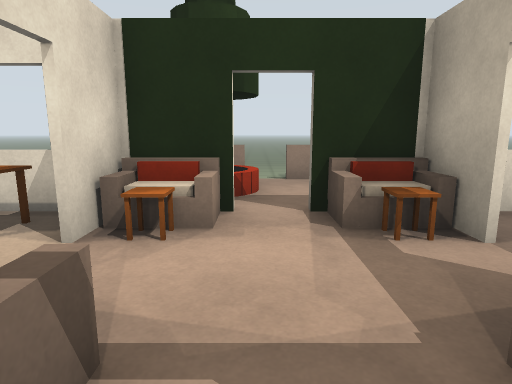
view 1 (above)

19 first-person views from a walk through a world built for the Gazebo simulator. The camera is 1.2 m above the floor, tilts 10° down and sees 75° across. The floor is counted in squares, 1 m on a side. Each view is taken from the middle of a square. On the plan, view 1 faces up. The plan holds only what a view shows up to about 14 squares ahead; the rest is blank. Some stock models are drawn as simple stand-ins.

view 2
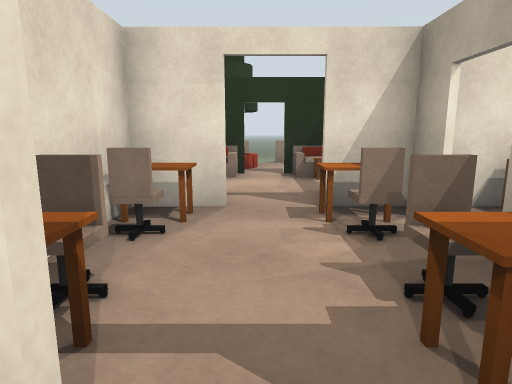

view 3
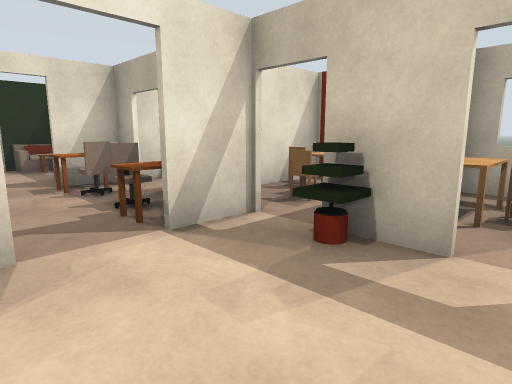

view 4
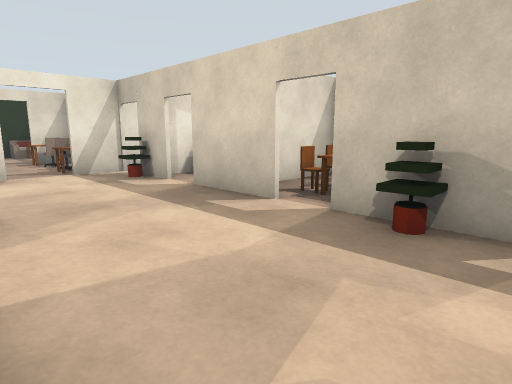

view 5
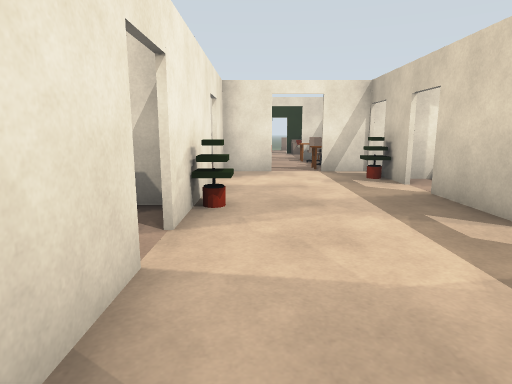

view 6
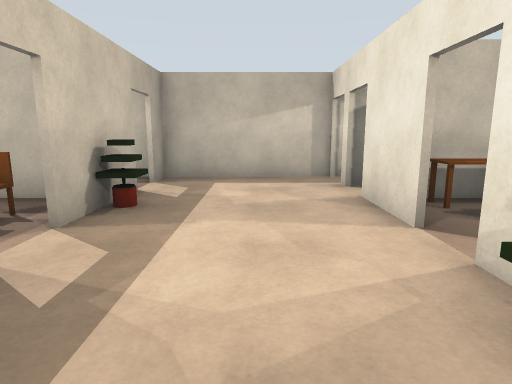

view 7
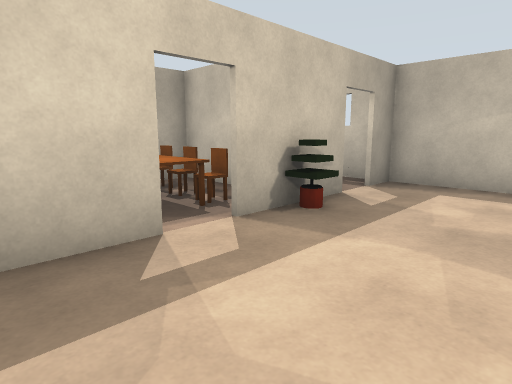

view 8
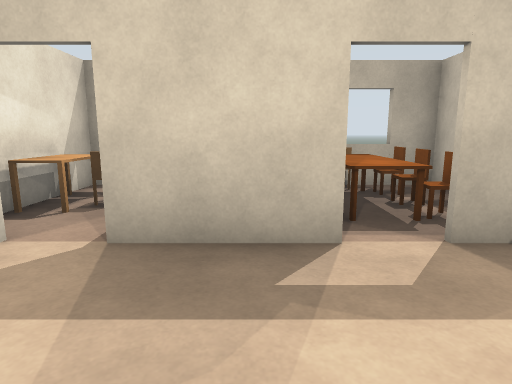

view 9
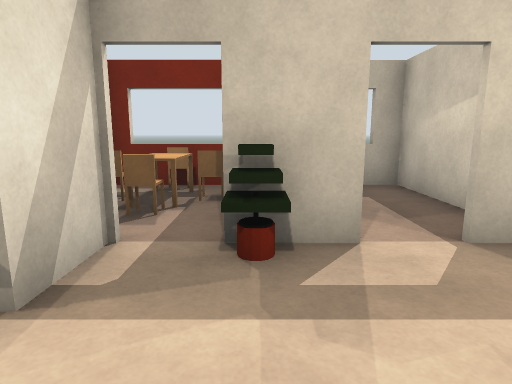

view 10
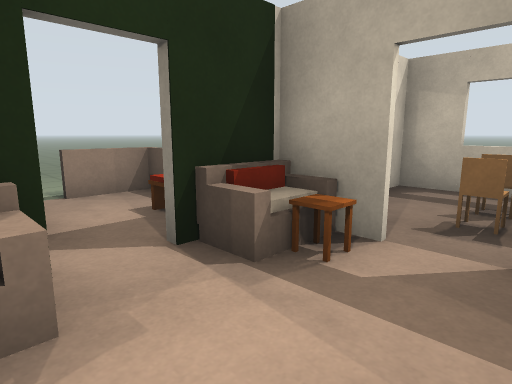

view 11
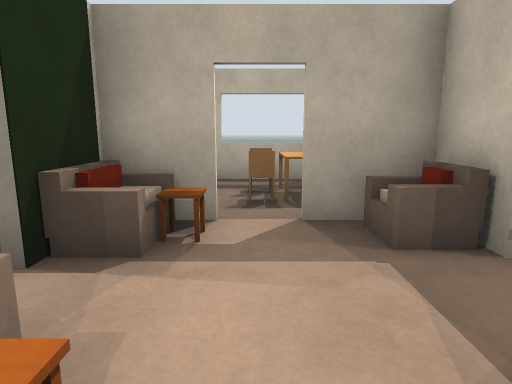

view 12
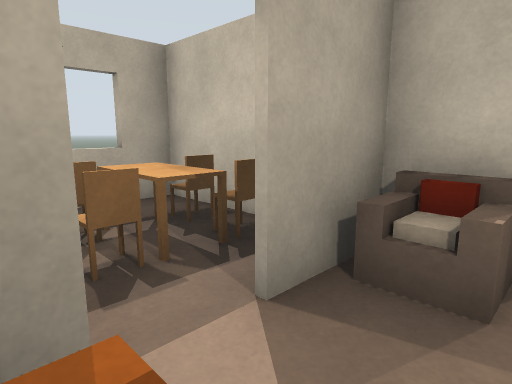

view 13
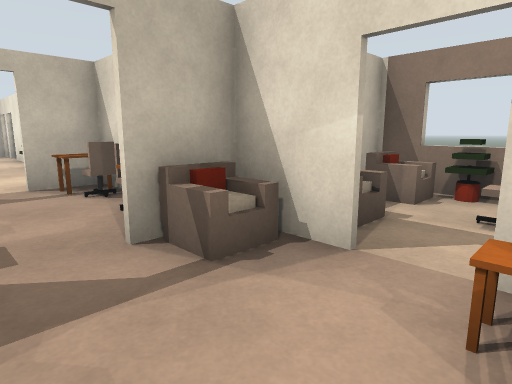

view 14
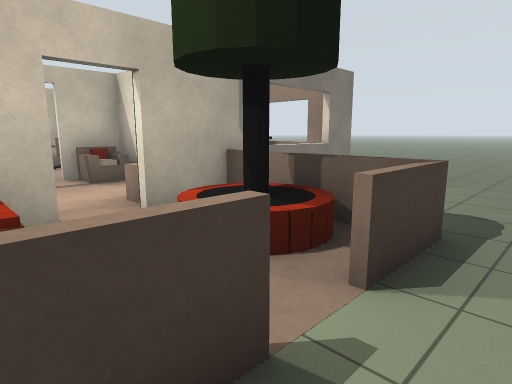

view 15
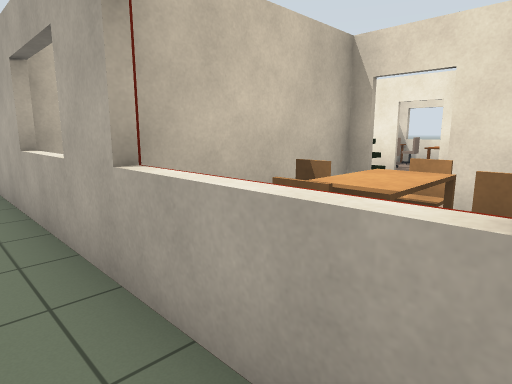

view 16
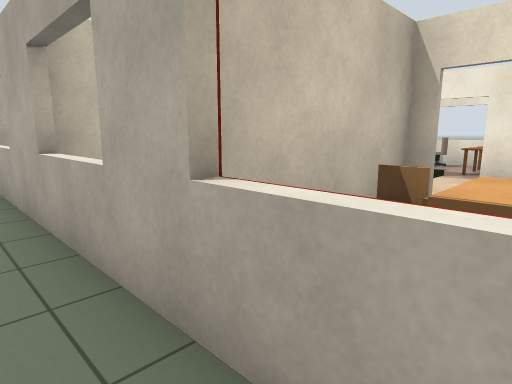

view 17
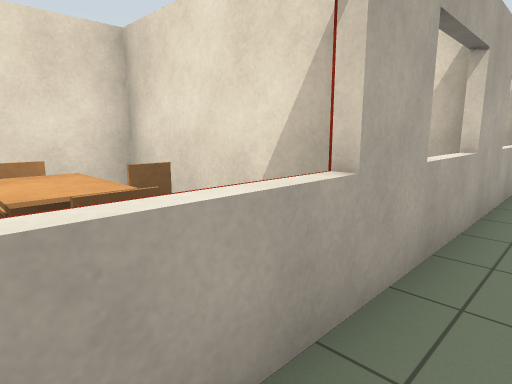

view 18
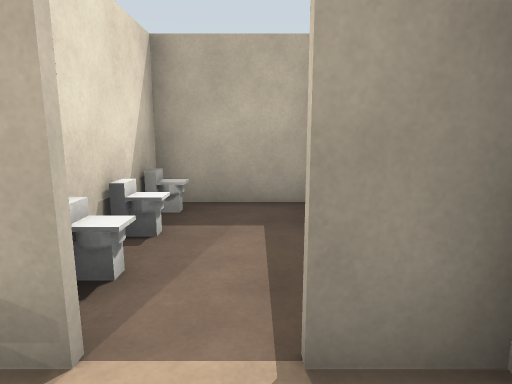

view 19
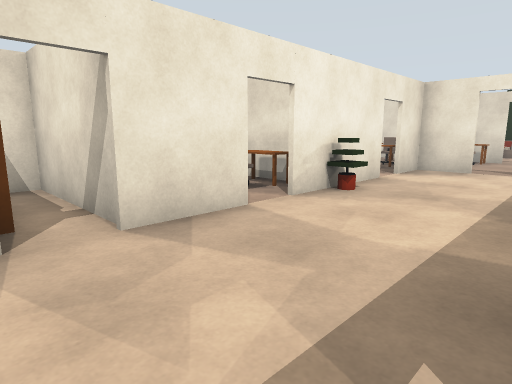

### Floor plan
Key: @ floor where view 1 was taken; # wall or solid block; x gap in a wall; . floor; = window, fence, low wall or low ledge; T tree; S sofa; A table; C chair; P plant; O other object.
Columns run from 8 left of view 1 to 8 right of it. Each row starts with its distance up from view 1.
 10       .....
  9 ......==.==
  8 ..... #O..=
  7       #TO.O
  6       #O..O
  5   #==##S.#S## ##
  4   #OOO#A..A....#
  3   P.C.......CC.=
  2   POOO#....#AA.=
  1   OOOO#O..O#CC##
  0       #A@AA.OO##
 -1       #C.C..  #=.
 -2       #....#####.
 -3     CO#C.C.# C #.
 -4     OO#A.A##CCCC.
 -5      .#......CA#.
 -6   OO A#...P#####.
 -7   #OAA#....#AC.=.
 -8   OOO #........=.
 -9   OO  P....#####
-10     AAP....#   #
-11     O.x....#CO =
-12      .x....ACCO#
-13      A#...P#CCC#
-14     A##...P#####
-15   O........#OOO#
-16    OO##........#
-17       #######  #

Where each view was taken, in squares from view 1:
view 1: 0 up, 0 right, facing up
view 2: 5 down, 0 right, facing up
view 3: 8 down, 1 left, facing up-right
view 4: 15 down, 2 left, facing up-right
view 5: 15 down, 1 left, facing up
view 6: 8 down, 0 right, facing down
view 7: 9 down, 1 left, facing down-right
view 8: 10 down, 1 left, facing right
view 9: 6 down, 1 left, facing right
view 10: 2 up, 1 left, facing up-right
view 11: 3 up, 2 left, facing right
view 12: 4 up, 1 right, facing down-right
view 13: 4 up, 1 right, facing down-left
view 14: 10 up, 2 right, facing down-left
view 15: 3 down, 8 right, facing down-left
view 16: 4 down, 8 right, facing down-left
view 17: 5 down, 8 right, facing up-left
view 18: 16 down, 1 right, facing right
view 19: 16 down, 2 right, facing up-left
